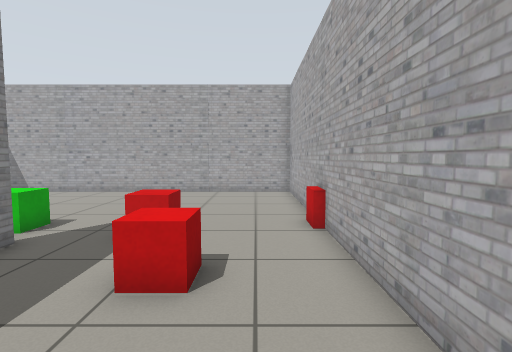
[1] (above)

16 first-person views from a walk through a world built for the Gazebo simulator. The camera is 0.94 m above the floor, tilts 4° down and sees 85° across. The floor is counted in squares, 0.5 m on a side. Each view is taken from the middle of a square. On the plan, view 1 faces up. The plan holds only what a view shows up to about 16 squares ahead; the rest is blank. The place goes on beyond the plan.

[2]
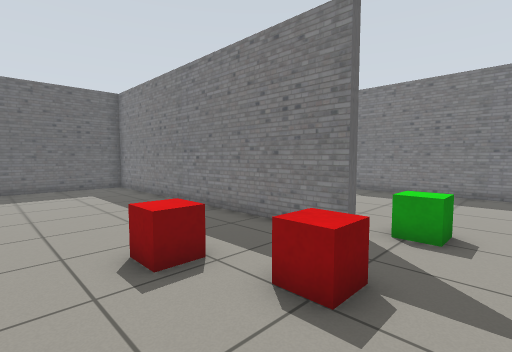

[3]
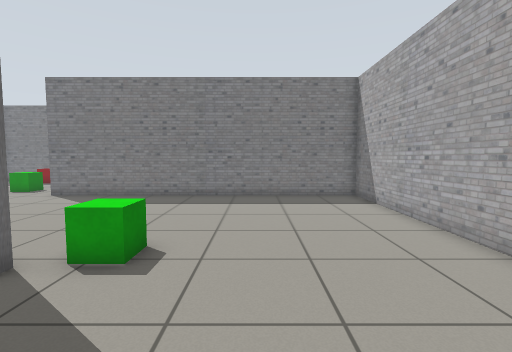

[4]
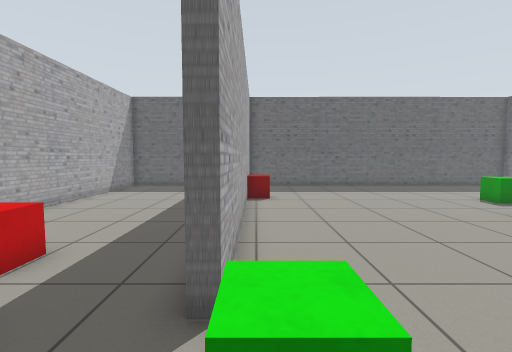

[5]
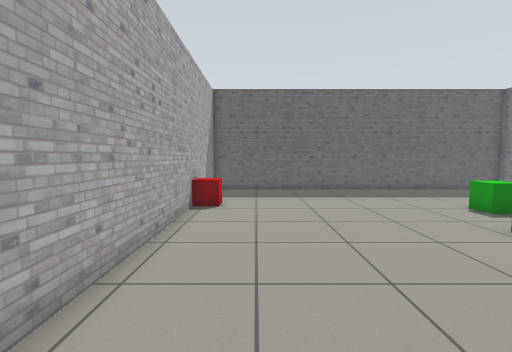

[6]
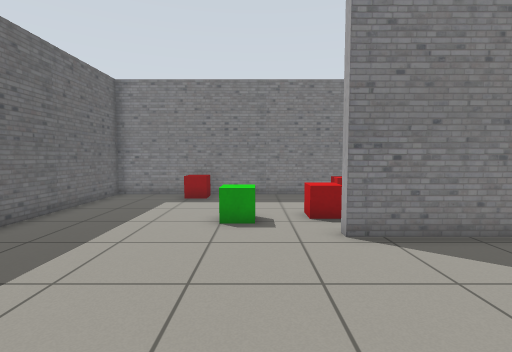

[7]
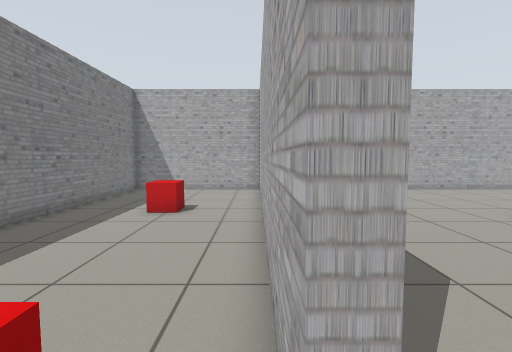

[8]
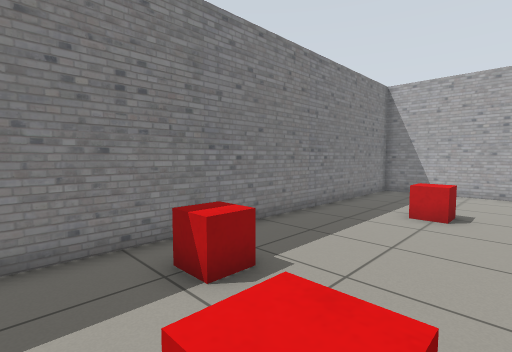

[9]
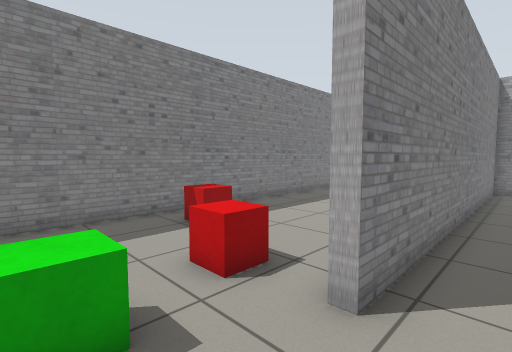

[10]
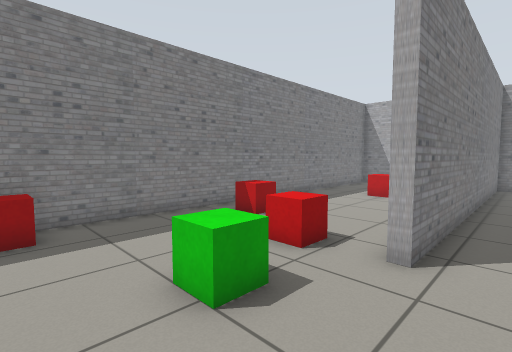

[11]
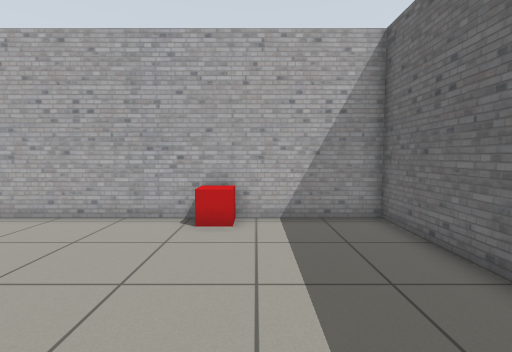

[12]
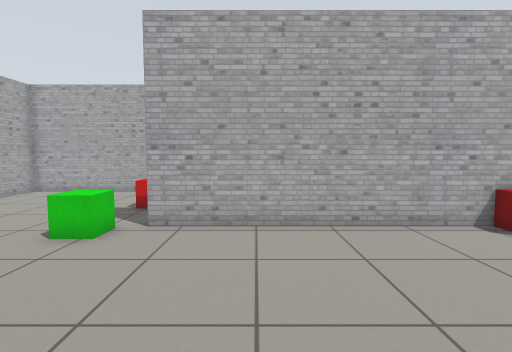

[13]
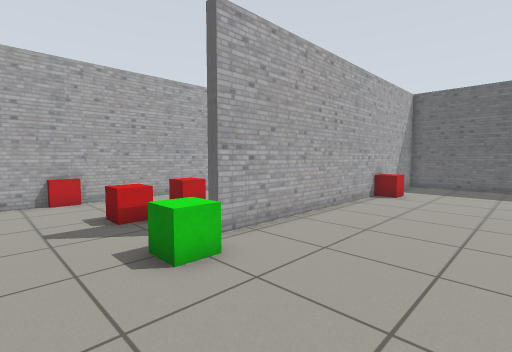

[14]
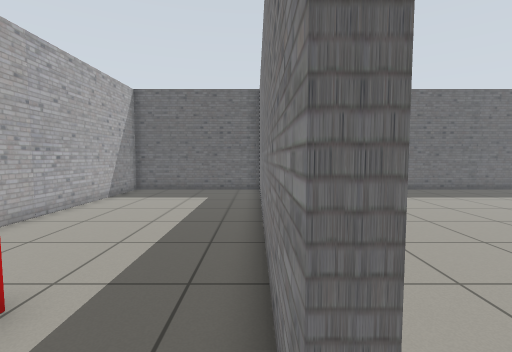

[15]
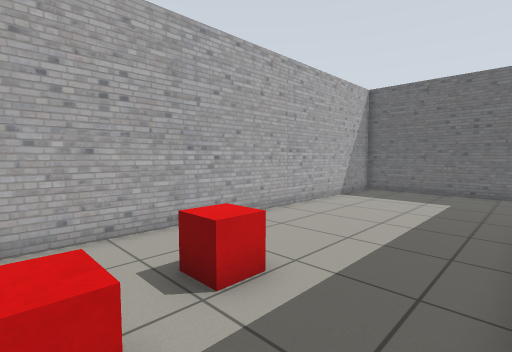

[16]
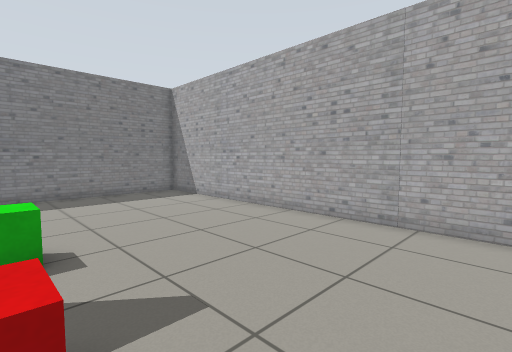

### Floor plan
Points are (right, up) in squares from view 1. A wall is a line through its corners. A room is listed if a view was taken in it or the views show most of it. See-through windows are left out.
Room 1 (views 1, 2, 3, 4, 5, 6, 7, 8, 9, 10, 11, 12, 13, 14, 15, 16)
walls: (-5.3, -8.8) (1.8, -8.8) (1.8, 14.8) (-14.4, 14.8) (-14.4, 0.1) (-14.8, 0.1) (-14.8, 10); (-14.8, 14.8) (-21.8, 14.8) (-21.8, -8.8) (-5.6, -8.8) (-5.6, 5.9) (-5.2, 5.9) (-5.2, -7.6)
objects: red box (-21, -5) to (-20, -4); red box (-20, 1) to (-19, 2); red box (-19, 8) to (-18, 9); green box (-17, -3) to (-16, -2); red box (-17, 0) to (-16, 1); red box (-7, -4) to (-6, -3); green box (-7, 7) to (-6, 8); red box (-3, 6) to (-2, 7); red box (-2, 4) to (-1, 5)

Positions as (right, up) in squares from view 1, and headings:
1: (0, 0), facing up
2: (1, 9), facing down-left
3: (-1, 10), facing left
4: (-6, 9), facing down
5: (-8, 7), facing down
6: (-8, -2), facing left
7: (-15, -1), facing up
8: (-16, -1), facing up-left
9: (-13, -3), facing up-left
10: (-13, -5), facing up-left
11: (-14, -5), facing right
12: (-13, 3), facing right
13: (-11, 10), facing down-right
14: (-5, 7), facing down
15: (-5, 7), facing down-right
16: (0, 7), facing up-left
